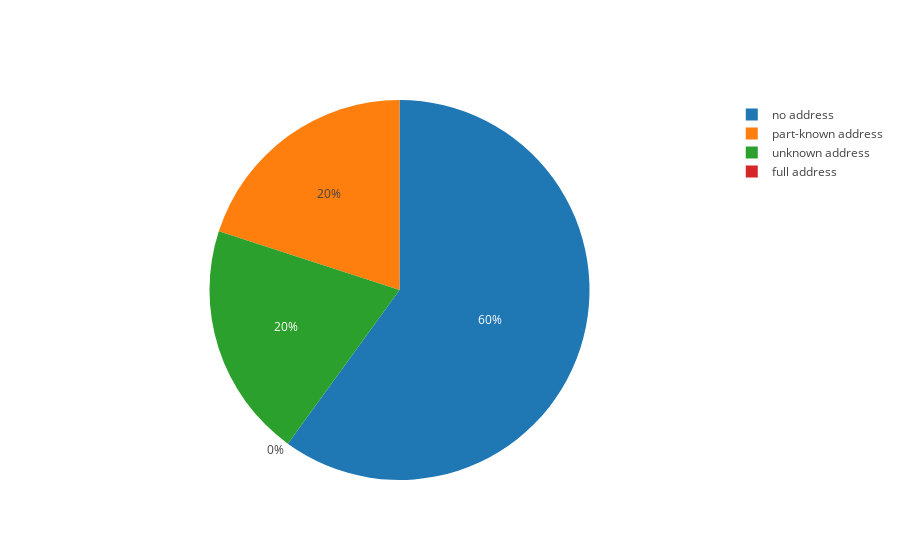
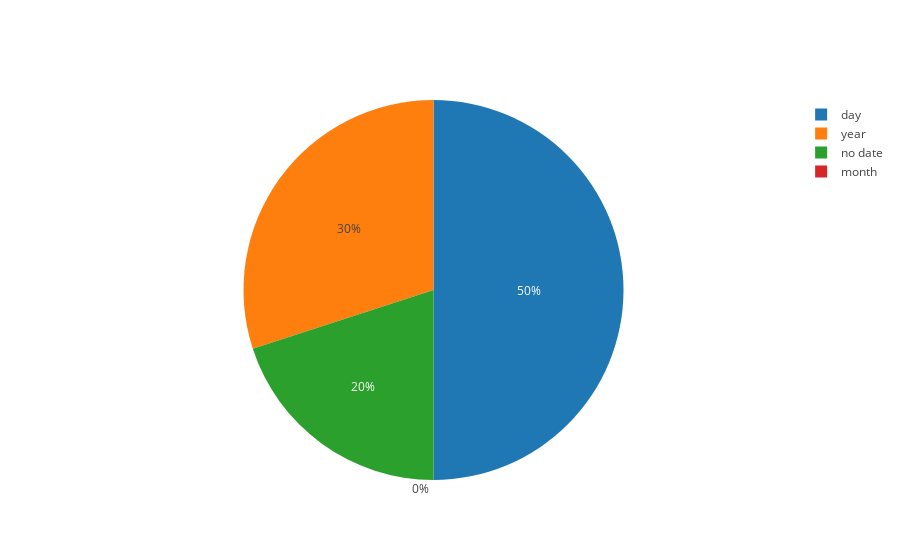

Source (notebook cell) for these figures, in order:
### Code cell
a = main(1)
print(ranking_counter)

### Figure 1 — Plotly figure (JSON) as saved in the notebook; plotly's stock layout.template omitted (floating-point values rounded to 4 significant figures)
{"data": [{"labels": ["full address", "part-known address", "unknown address", "no address"], "type": "pie", "values": [0, 2, 2, 6]}], "layout": {}}

### Figure 2 — Plotly figure (JSON) as saved in the notebook; plotly's stock layout.template omitted (floating-point values rounded to 4 significant figures)
{"data": [{"labels": ["day", "month", "year", "no date"], "type": "pie", "values": [5, 0, 3, 2]}], "layout": {}}
